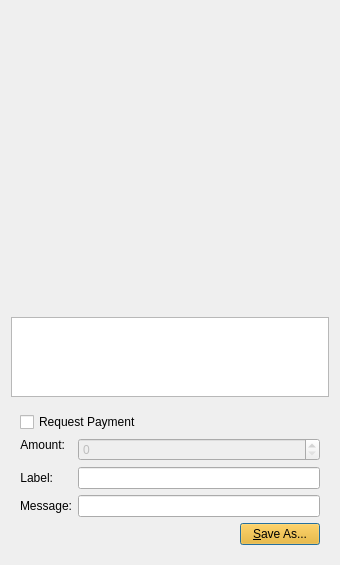
<?xml version="1.0" encoding="UTF-8"?>
<ui version="4.0">
 <class>QRCodeDialog</class>
 <widget class="QDialog" name="QRCodeDialog">
  <property name="geometry">
   <rect>
    <x>0</x>
    <y>0</y>
    <width>340</width>
    <height>565</height>
   </rect>
  </property>
  <property name="windowTitle">
   <string>QR Code Dialog</string>
  </property>
  <layout class="QVBoxLayout" name="verticalLayout_3">
   <item>
    <widget class="QLabel" name="lblQRCode">
     <property name="sizePolicy">
      <sizepolicy hsizetype="Expanding" vsizetype="Expanding">
       <horstretch>0</horstretch>
       <verstretch>0</verstretch>
      </sizepolicy>
     </property>
     <property name="minimumSize">
      <size>
       <width>300</width>
       <height>300</height>
      </size>
     </property>
     <property name="textFormat">
      <enum>Qt::PlainText</enum>
     </property>
     <property name="alignment">
      <set>Qt::AlignCenter</set>
     </property>
     <property name="wordWrap">
      <bool>true</bool>
     </property>
    </widget>
   </item>
   <item>
    <widget class="QPlainTextEdit" name="outUri">
     <property name="sizePolicy">
      <sizepolicy hsizetype="Expanding" vsizetype="Minimum">
       <horstretch>0</horstretch>
       <verstretch>0</verstretch>
      </sizepolicy>
     </property>
     <property name="minimumSize">
      <size>
       <width>0</width>
       <height>50</height>
      </size>
     </property>
     <property name="tabChangesFocus">
      <bool>true</bool>
     </property>
     <property name="textInteractionFlags">
      <set>Qt::TextSelectableByKeyboard|Qt::TextSelectableByMouse</set>
     </property>
    </widget>
   </item>
   <item>
    <widget class="QWidget" name="widget" native="true">
     <layout class="QVBoxLayout" name="verticalLayout_2">
      <item>
       <widget class="QCheckBox" name="chkReqPayment">
        <property name="enabled">
         <bool>true</bool>
        </property>
        <property name="text">
         <string>Request Payment</string>
        </property>
       </widget>
      </item>
      <item>
       <layout class="QFormLayout" name="formLayout">
        <property name="fieldGrowthPolicy">
         <enum>QFormLayout::AllNonFixedFieldsGrow</enum>
        </property>
        <item row="1" column="0">
         <widget class="QLabel" name="lblLabel">
          <property name="text">
           <string>Label:</string>
          </property>
          <property name="textFormat">
           <enum>Qt::PlainText</enum>
          </property>
          <property name="alignment">
           <set>Qt::AlignRight|Qt::AlignTrailing|Qt::AlignVCenter</set>
          </property>
          <property name="buddy">
           <cstring>lnLabel</cstring>
          </property>
         </widget>
        </item>
        <item row="1" column="1">
         <widget class="QLineEdit" name="lnLabel"/>
        </item>
        <item row="2" column="0">
         <widget class="QLabel" name="lblMessage">
          <property name="text">
           <string>Message:</string>
          </property>
          <property name="textFormat">
           <enum>Qt::PlainText</enum>
          </property>
          <property name="alignment">
           <set>Qt::AlignRight|Qt::AlignTrailing|Qt::AlignVCenter</set>
          </property>
          <property name="buddy">
           <cstring>lnMessage</cstring>
          </property>
         </widget>
        </item>
        <item row="2" column="1">
         <widget class="QLineEdit" name="lnMessage"/>
        </item>
        <item row="0" column="0">
         <widget class="QLabel" name="lblAmount">
          <property name="sizePolicy">
           <sizepolicy hsizetype="Preferred" vsizetype="Maximum">
            <horstretch>0</horstretch>
            <verstretch>0</verstretch>
           </sizepolicy>
          </property>
          <property name="text">
           <string>Amount:</string>
          </property>
          <property name="textFormat">
           <enum>Qt::PlainText</enum>
          </property>
          <property name="alignment">
           <set>Qt::AlignRight|Qt::AlignTrailing|Qt::AlignVCenter</set>
          </property>
          <property name="buddy">
           <cstring>lnReqAmount</cstring>
          </property>
         </widget>
        </item>
        <item row="0" column="1">
         <widget class="SkullCashAmountField" name="lnReqAmount">
          <property name="enabled">
           <bool>false</bool>
          </property>
          <property name="minimumSize">
           <size>
            <width>80</width>
            <height>0</height>
           </size>
          </property>
         </widget>
        </item>
       </layout>
      </item>
      <item>
       <layout class="QHBoxLayout" name="horizontalLayout">
        <item>
         <spacer name="horizontalSpacer">
          <property name="orientation">
           <enum>Qt::Horizontal</enum>
          </property>
          <property name="sizeHint" stdset="0">
           <size>
            <width>40</width>
            <height>20</height>
           </size>
          </property>
         </spacer>
        </item>
        <item>
         <widget class="QPushButton" name="btnSaveAs">
          <property name="styleSheet">
           <string notr="true">background-color: rgb(255, 175, 0);</string>
          </property>
          <property name="text">
           <string>&amp;Save As...</string>
          </property>
         </widget>
        </item>
       </layout>
      </item>
     </layout>
    </widget>
   </item>
  </layout>
 </widget>
 <customwidgets>
  <customwidget>
   <class>SkullCashAmountField</class>
   <extends>QSpinBox</extends>
   <header>skullcashamountfield.h</header>
   <container>1</container>
  </customwidget>
 </customwidgets>
 <resources/>
 <connections>
  <connection>
   <sender>chkReqPayment</sender>
   <signal>clicked(bool)</signal>
   <receiver>lnReqAmount</receiver>
   <slot>setEnabled(bool)</slot>
   <hints>
    <hint type="sourcelabel">
     <x>92</x>
     <y>285</y>
    </hint>
    <hint type="destinationlabel">
     <x>98</x>
     <y>311</y>
    </hint>
   </hints>
  </connection>
 </connections>
</ui>
